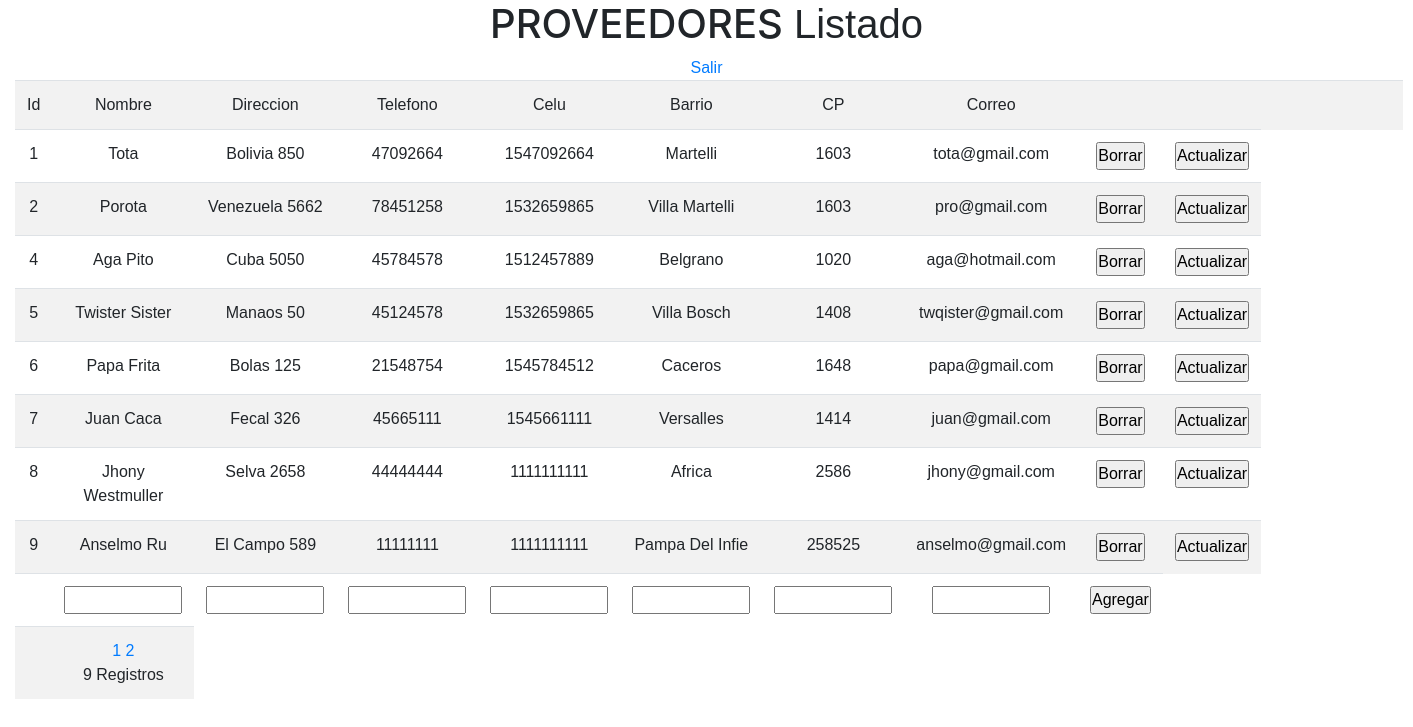
Screenshot of /php/crud_clientes/index.php with the database file from the repository.
### tables this page shows
CREATE TABLE `clientes` (
  `id` bigint(4) NOT NULL,
  `nombre` varchar(30) DEFAULT NULL,
  `direccion` varchar(30) DEFAULT NULL,
  `telef` int(8) DEFAULT NULL,
  `celu` int(20) DEFAULT NULL,
  `barrio` varchar(15) DEFAULT NULL,
  `cp` int(4) DEFAULT NULL,
  `correo` varchar(30) DEFAULT NULL
);

### php/crud_clientes/index.php (the view, shortened to what this page needs)
<!doctype html>
<html>
<head>
  <link href="../css/main.css" rel="stylesheet">
  <link rel="stylesheet" href="https://maxcdn.bootstrapcdn.com/bootstrap/4.0.0/css/bootstrap.min.css">
</head>
<body>
  <?php
  include("coneccion.php");
  $tamagno_pagina = 8;
  if (isset($_GET["pagina"])) {
    if ($_GET["pagina"] == 1) {
      header("Location:index.php");
    } else {
      $pagina = $_GET["pagina"];
    }
  } else {
    $pagina = 1;
  }
  $empezar_desde = ($pagina - 1) * $tamagno_pagina;
  $sql_total = "SELECT * FROM clientes";
  $resultado = $base->prepare($sql_total);
  $resultado->execute(array());
  $num_filas = $resultado->rowCount();
  $total_paginas = ceil($num_filas / $tamagno_pagina);
  $registros = $base->query("SELECT * FROM clientes LIMIT $empezar_desde,$tamagno_pagina")->fetchAll(PDO::FETCH_OBJ);
  ?>
  <h1>PROVEEDORES<span class="subtitulo"> Listado</span></h1>
  <form action="<?php echo $_SERVER['PHP_SELF']; ?>" method="post">
    <a href="../welcome.php">Salir</a>
    <div class="container-fluid">
      <table class="table table-striped table-hover">
        <tr>
          <td class="primera_fila">Id</td>
          <td class="primera_fila">Nombre</td>
          <td class="primera_fila">Direccion</td>
          <td class="primera_fila">Telefono</td>
          <td class="primera_fila">Celu</td>
          <td class="primera_fila">Barrio</td>
          <td class="primera_fila">CP</td>
          <td class="primera_fila">Correo</td>
          <td class="sin">&nbsp;</td>
          <td class="sin">&nbsp;</td>
          <td class="sin">&nbsp;</td>
          <td class="sin">&nbsp;</td>
          <td class="sin">&nbsp;</td>
          <td class="sin">&nbsp;</td>
          <td class="sin">&nbsp;</td>
        </tr>
        <?php
        foreach ($registros as $persona) :
        ?>
          <tr>
            <td><?php echo $persona->id ?></td>
            <td><?php echo $persona->nombre ?></td>
            <td><?php echo $persona->direccion ?></td>
            <td><?php echo $persona->telef ?></td>
            <td><?php echo $persona->celu ?></td>
            <td><?php echo $persona->barrio ?></td>
            <td><?php echo $persona->cp ?></td>
            <td><?php echo $persona->correo ?></td>
            <td class="bot"><a href="borrar.php?id=<?php echo $persona->id ?>"><input type='button' name='del' id='del' value='Borrar'></a></td>
            <td class='bot'><a href="editar.php?id=<?php echo $persona->id ?>
                                                           & nombre=<?php echo $persona->nombre ?>
                                                           & direccion=<?php echo $persona->direccion ?>
                                                           & telef=<?php echo $persona->telef ?>
                                                           & celu=<?php echo $persona->celu ?>
                                                           & barrio=<?php echo $persona->barrio ?>
                                                           & cp=<?php echo $persona->cp ?>
                                                           & correo=<?php echo $persona->correo ?>">
                <input type='button' name='up' id='up' value='Actualizar'></a></td>
          </tr>
        <?php
        endforeach;
        ?>
        <tr>
          <td></td>
          <td><input type='text' name='nombre' size='10' class='centrado'></td>
          <td><input type='text' name='direccion' size='10' class='centrado'></td>
          <td><input type='text' name='telef' size='10' class='centrado'></td>
          <td><input type='text' name='celu' size='10' class='centrado'></td>
          <td><input type='text' name='barrio' size='10' class='centrado'></td>
          <td><input type='text' name='cp' size='10' class='centrado'></td>
          <td><input type='text' name='correo' size='10' class='centrado'></td>
          <td class='bot'><input type='submit' name='cr' id='cr' value='Agregar'></td>
        </tr>
        <td></td>
        <td>
          <?php
          for ($i = 1; $i <= $total_paginas; $i++) {
            echo "<a href='?pagina=" . $i .  "'>" . $i . "</a> ";
          }
          echo  "<br>" . $num_filas . " Registros";
          ?>
        </td>
      </table>
    </div>
    <p>&nbsp;</p>
</body>
</html>

### css/main.css (style rules this page uses)
* { margin: 0; padding: 0; text-align: center; font-size: 1em; font-family: arial; }

### rows the page displays
clientes: id "1", nombre "Tota", direccion "Bolivia 850", telef "47092664", celu "1547092664", barrio "Martelli", cp "1603", correo "tota@gmail.com"
clientes: id "2", nombre "Porota", direccion "Venezuela 5662", telef "78451258", celu "1532659865", barrio "Villa Martelli", cp "1603", correo "pro@gmail.com"
clientes: id "4", nombre "Aga Pito", direccion "Cuba 5050", telef "45784578", celu "1512457889", barrio "Belgrano", cp "1020", correo "aga@hotmail.com"
clientes: id "5", nombre "Twister Sister", direccion "Manaos 50", telef "45124578", celu "1532659865", barrio "Villa Bosch", cp "1408", correo "twqister@gmail.com"
clientes: id "6", nombre "Papa Frita", direccion "Bolas 125", telef "21548754", celu "1545784512", barrio "Caceros", cp "1648", correo "papa@gmail.com"
clientes: id "7", nombre "Juan Caca", direccion "Fecal 326", telef "45665111", celu "1545661111", barrio "Versalles", cp "1414", correo "juan@gmail.com"
clientes: id "8", nombre "Jhony Westmuller", direccion "Selva 2658", telef "44444444", celu "1111111111", barrio "Africa", cp "2586", correo "jhony@gmail.com"
clientes: id "9", nombre "Anselmo Ru", direccion "El Campo 589", telef "11111111", celu "1111111111", barrio "Pampa Del Infie", cp "258525", correo "anselmo@gmail.com"

### other values shown
$num_filas "9"
